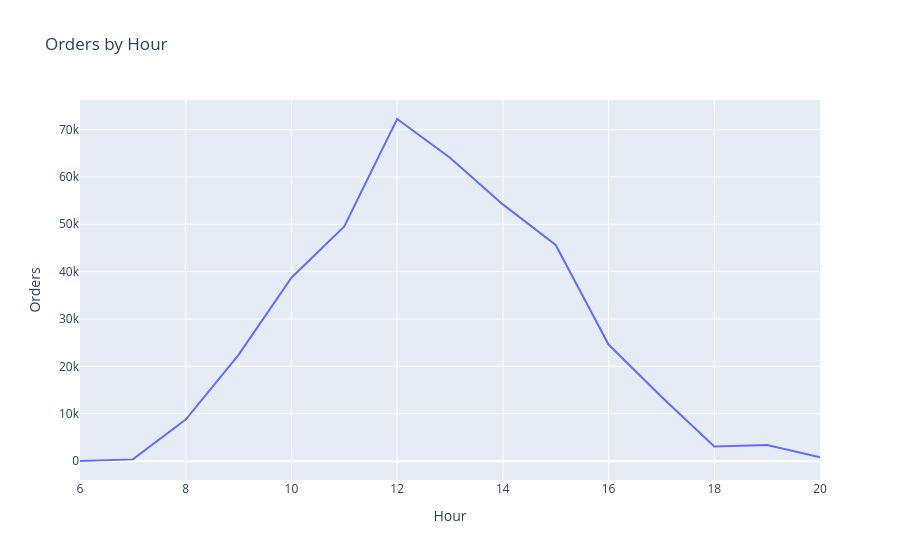

The cell this chart's notebook holds for it:
### Markdown cell above
Orders by Hour

### Code cell
df["Hour"] = df["InvoiceDate"].dt.hour

hourly_orders = (
    df.groupby("Hour")
    .size()
    .reset_index(name="Orders")
)

fig = px.line(
    hourly_orders,
    x="Hour",
    y="Orders",
    title="Orders by Hour"
)

fig.show()

### Figure 1 — Plotly figure (JSON) as saved in the notebook; plotly's stock layout.template omitted (floating-point values rounded to 4 significant figures)
{"data": [{"hovertemplate": "Hour=%{x}<br>Orders=%{y}<extra></extra>", "legendgroup": "", "line": {"color": "#636efa", "dash": "solid"}, "marker": {"symbol": "circle"}, "mode": "lines", "name": "", "orientation": "v", "showlegend": false, "x": [6, 7, 8, 9, 10, 11, 12, 13, 14, 15, 16, 17, 18, 19, 20], "xaxis": "x", "y": [41, 383, 8789, 22446, 38725, 49525, 72213, 64051, 54194, 45641, 24618, 13604, 3104, 3423, 847], "yaxis": "y", "type": "scatter"}], "layout": {"xaxis": {"anchor": "y", "domain": [0.0, 1.0], "title": {"text": "Hour"}}, "yaxis": {"anchor": "x", "domain": [0.0, 1.0], "title": {"text": "Orders"}}, "legend": {"tracegroupgap": 0}, "title": {"text": "Orders by Hour"}}}
